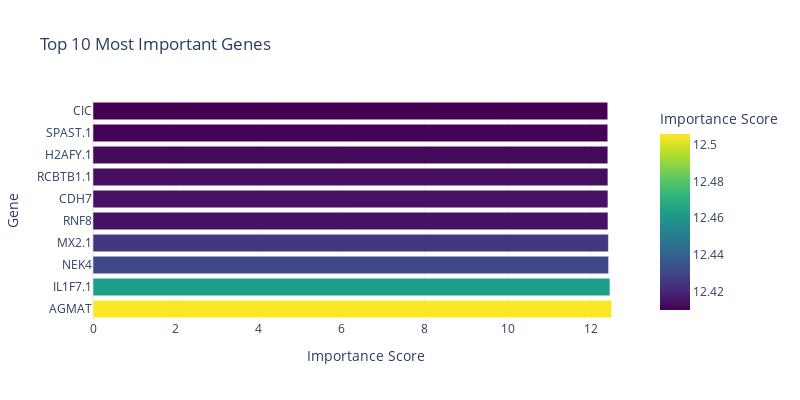

The notebook cell saved with this chart:
### Code cell
fig_expnode = plotly_featureimportance_from_gnnexplainer(explanation, genes, top_k = 10)
fig_expnode

### Figure 1 — Plotly figure (JSON) as saved in the notebook; plotly's stock layout.template omitted (floating-point values rounded to 4 significant figures)
{"data": [{"alignmentgroup": "True", "hovertemplate": "Importance Score=%{marker.color}<br>Gene=%{y}<extra></extra>", "legendgroup": "", "marker": {"color": [12.51, 12.46, 12.43, 12.43, 12.42, 12.41, 12.41, 12.41, 12.41, 12.41], "coloraxis": "coloraxis", "pattern": {"shape": ""}}, "name": "", "offsetgroup": "", "orientation": "h", "showlegend": false, "textposition": "auto", "type": "bar", "x": [12.51, 12.46, 12.43, 12.43, 12.42, 12.41, 12.41, 12.41, 12.41, 12.41], "xaxis": "x", "y": ["AGMAT", "IL1F7.1", "NEK4", "MX2.1", "RNF8", "CDH7", "RCBTB1.1", "H2AFY.1", "SPAST.1", "CIC"], "yaxis": "y"}], "layout": {"barmode": "relative", "coloraxis": {"colorbar": {"title": {"text": "Importance Score"}}, "colorscale": [[0, "#440154"], [0.1111, "#482878"], [0.2222, "#3e4989"], [0.3333, "#31688e"], [0.4444, "#26828e"], [0.5556, "#1f9e89"], [0.6667, "#35b779"], [0.7778, "#6ece58"], [0.8889, "#b5de2b"], [1, "#fde725"]]}, "height": 400, "legend": {"tracegroupgap": 0}, "title": {"text": "Top 10 Most Important Genes"}, "width": 800, "xaxis": {"anchor": "y", "autorange": true, "domain": [0, 1], "range": [0, 13.16], "title": {"text": "Importance Score"}, "type": "linear"}, "yaxis": {"anchor": "x", "autorange": true, "domain": [0, 1], "range": [-0.5, 9.5], "title": {"text": "Gene"}, "type": "category"}}}
